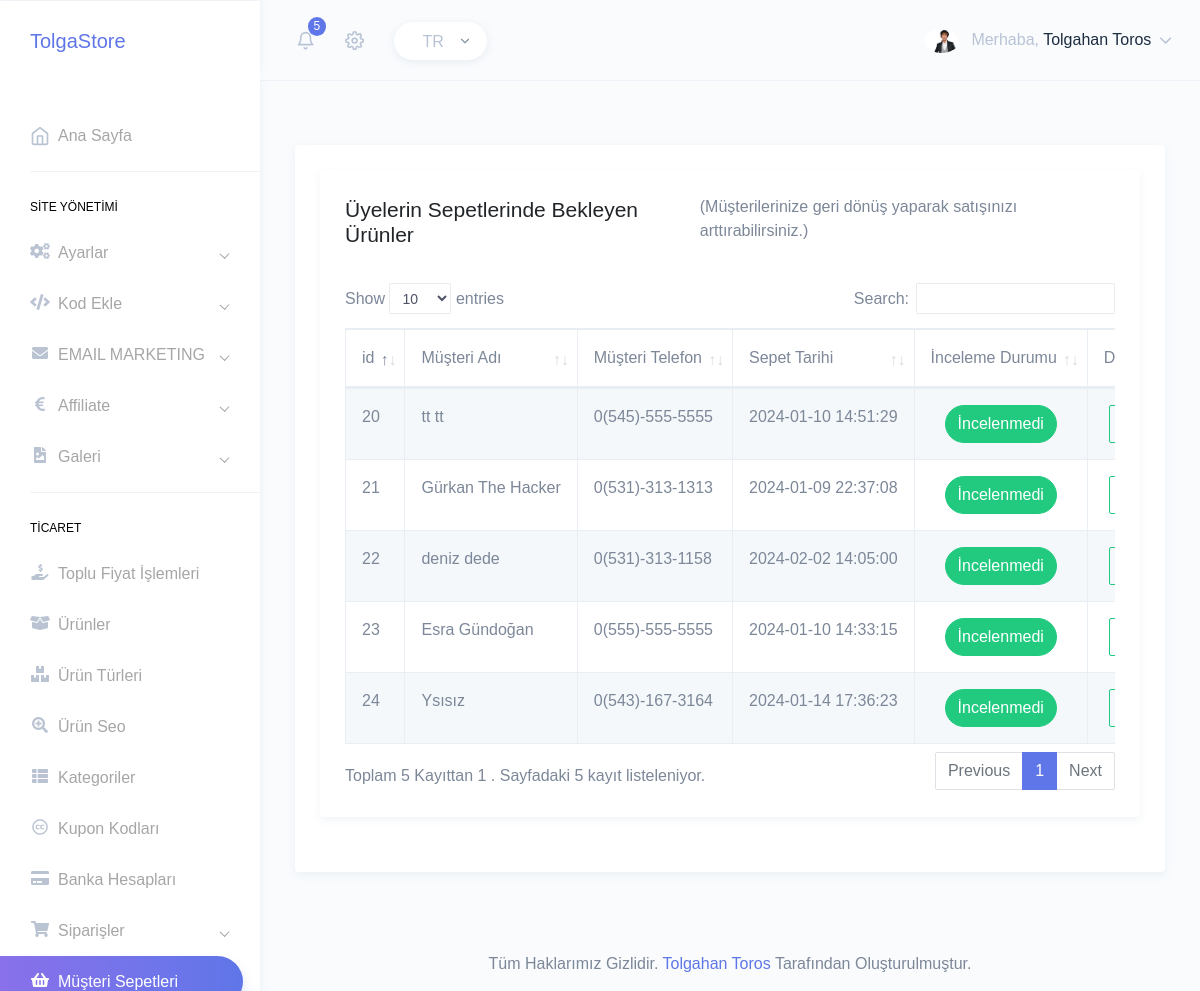
The app's page /src/html/sepetler.php (signed in) with its own data.
### tables this page shows
CREATE TABLE `sepet` (
  `id` int(11) NOT NULL,
  `users_id` varchar(250) NOT NULL,
  `urunler_id` varchar(1000) NOT NULL,
  `sepet_tarih` datetime NOT NULL DEFAULT current_timestamp(),
  `sepet_durum` enum('1','0') NOT NULL DEFAULT '1'
);

CREATE TABLE `users` (
  `users_id` int(11) NOT NULL,
  `users_namesurname` varchar(50) NOT NULL,
  `users_file` varchar(50) NOT NULL,
  `users_mail` varchar(250) NOT NULL,
  `users_phone` varchar(250) NOT NULL,
  `users_gender` enum('kadin','erkek','unisex') NOT NULL,
  `users_address` varchar(1000) NOT NULL,
  `users_birth` date NOT NULL,
  `users_membership` datetime NOT NULL DEFAULT current_timestamp(),
  `users_pass` varchar(50) NOT NULL,
  `users_mail_status` varchar(255) NOT NULL,
  `users_status` enum('0','1') NOT NULL DEFAULT '1'
);

### src/netting/class.crud.php (called while the page is built, shortened)
<?php
class crud{
	public $db;
	private $dbhost=DBHOST;
	private $dbuser=DBUSER;
	private $dbpass=DBPWD;
	private $dbname=DBNAME;
	function __construct(){
		try {
			$this->db=new PDO('mysql:host='.$this->dbhost.';dbname='.$this->dbname.';charset=utf8',$this->dbuser,$this->dbpass);
		} catch (Exception $e) {
			die("Veritabanı Bağlantısı Başarısız: ".$e->getMessage());
		}
	}
public function read($table,$options=[]){
	try {
		if (isset($options['columns_name']) && empty($options['limit'])) {
			$stmt=$this->db->prepare("SELECT * FROM $table ORDER BY {$options['columns_name']} {$options['columns_sort']}");
		}elseif(isset($options['columns_name']) && isset($options['limit'])){
			$stmt=$this->db->prepare("SELECT * FROM $table ORDER BY {$options['columns_name']} {$options['columns_sort']} LIMIT {$options['limit']}");
		}else{
			$stmt=$this->db->prepare("SELECT * FROM $table");
		}
		$stmt->execute();
		return $stmt;
	} catch (Exception $e) {
		return ['status' => FALSE,'error' => $e->getMessage()];
	}
}
public function wread2($table,$columns,$values,$options=[]){
	try {
		if (isset($options['columns_name']) && empty($options['limit'])) {
			$stmt=$this->db->prepare("SELECT * FROM $table WHERE $columns=? ORDER BY {$options['columns_name']} {$options['columns_sort']}");
		}elseif(isset($options['columns_name']) && isset($options['limit'])){
			$stmt=$this->db->prepare("SELECT * FROM $table WHERE $columns=? ORDER BY {$options['columns_name']} {$options['columns_sort']} LIMIT {$options['limit']}");
		}else{
			$stmt=$this->db->prepare("SELECT * FROM $table WHERE $columns=?");
		}
		$stmt->execute([htmlspecialchars($values)]);
		return $stmt;
	} catch (Exception $e) {
		return ['status' => FALSE,'error' => $e->getMessage()];
	}
}
}
?>

### src/html/sepetler.php (the view, shortened to what this page needs)
<!DOCTYPE html>
<html dir="ltr" lang="en">
<head>
	<link href="../assets/extra-libs/c3/c3.min.css" rel="stylesheet">
	<link href="../assets/libs/chartist/dist/chartist.min.css" rel="stylesheet">
	<link href="../assets/extra-libs/jvector/jquery-jvectormap-2.0.2.css" rel="stylesheet" />
	<link href="../dist/css/style.min.css" rel="stylesheet">
	<link href="../assets/extra-libs/datatables.net-bs4/css/dataTables.bootstrap4.css" rel="stylesheet">
</head>
<body>
    <div id="main-wrapper" data-theme="light" data-layout="vertical" data-navbarbg="skin6" data-sidebartype="full"
    data-sidebar-position="fixed" data-header-position="fixed" data-boxed-layout="full">
    <?php require_once 'header.php'; ?>
    <?php require_once 'sidebar.php'; ?>
    <div class="page-wrapper">
    	<div class="page-breadcrumb">
    	</div>
    	<div class="container-fluid">
    		<div class="row">
    			<div class="col-12">
    				<div class="card">
    					<div class="card-body">
    						<div class="row">
    							<div class="col-12">
    								<div class="card">
    									<div class="card-body">
    										<div class="d-flex align-items-center mb-4">
    											<h3 class="card-title">Üyelerin Sepetlerinde Bekleyen Ürünler</h3>
    											<p>(Müşterilerinize geri dönüş yaparak satışınızı arttırabilirsiniz.)</p>
    										</div>
                                            <div class="table-responsive">
                                             <table id="zero_config" class="table table-striped table-bordered no-wrap">
                                                <thead>
                                                   <tr>
                                                      <th>id</th>
                                                      <th>Müşteri Adı</th>
                                                      <th>Müşteri Telefon</th>
                                                      <th>Sepet Tarihi</th>
                                                      <th>İnceleme Durumu</th>
                                                      <th>Detay</th>
                                                  </tr>
                                              </thead>
                                              <tbody>
                                               <?php
                                               $siparissor = $db->read("sepet");
                                               while ($sipariscek=$siparissor->Fetch(PDO::FETCH_ASSOC)) {
                                                  ?>
                                                  <tr>
                                                     <td><?php echo $sipariscek['id']; ?></td>
                                                     <td>
                                                        <?php  $kullanici = $sipariscek['users_id'];
                                                        $kullanici_cek = $db->wread2("users","users_id",$kullanici);
                                                        $kullanici_cek = $kullanici_cek->fetch(PDO::FETCH_ASSOC);
                                                        echo $kullanici_cek['users_namesurname'];
                                                        ?>
                                                    </td>
                                                    <td><?php echo $kullanici_cek['users_phone'] ?></td>
                                                    <td><?php echo $sipariscek['sepet_tarih'] ?></td>
                                                    <td align="center">
                                                        <?php
                                                        if($sipariscek['sepet_durum']==1){
                                                           ?>
                                                           <a href="?incelendi=<?php echo $sipariscek['id'] ?>">
                                                           <button type="button" class="btn btn-success btn-rounded">İncelenmedi</button>
                                                          </a>
                                                          <?php
                                                      }else{
                                                       ?>
                                                       <a href="?incelenmedi=<?php echo $sipariscek['id'] ?>">
                                                          <button type="button" class="btn btn-danger btn-rounded">İncelendi</button>
                                                      </a>
                                                      <?php } ?>
                                                  </td>
                                                  <td align="center"><a href="sepet-detay?siparis=<?php echo $sipariscek['id']; ?>"><button type="button" class="btn btn-outline-success" ><i class="fas fa-cogs"></i></button></a></td>
                                              </tr>
                                              <?php } ?>
                                          </tbody>
                                      </table>
                                  </div>
                              </div>
                          </div>
                      </div>
                  </div>
              </div>
          </div>
      </div>
  </div>
</div>
<?php require_once 'footer.php'; ?>
</div>
</div>
</body>
</html>

### records on screen
sepet: id "20", users.users_namesurname "tt tt", users.users_phone "0(545)-555-5555", sepet_tarih "2024-01-10 14:51:29"
sepet: id "21", users.users_namesurname "Gürkan The Hacker", users.users_phone "0(531)-313-1313", sepet_tarih "2024-01-09 22:37:08"
sepet: id "22", users.users_namesurname "deniz dede", users.users_phone "0(531)-313-1158", sepet_tarih "2024-02-02 14:05:00"
sepet: id "23", users.users_namesurname "Esra Gündoğan", users.users_phone "0(555)-555-5555", sepet_tarih "2024-01-10 14:33:15"
sepet: id "24", users.users_namesurname "Ysısız", users.users_phone "0(543)-167-3164", sepet_tarih "2024-01-14 17:36:23"

### other values on screen
$_SESSION['admins']['admins_namesurname'] "Tolgahan Toros"
